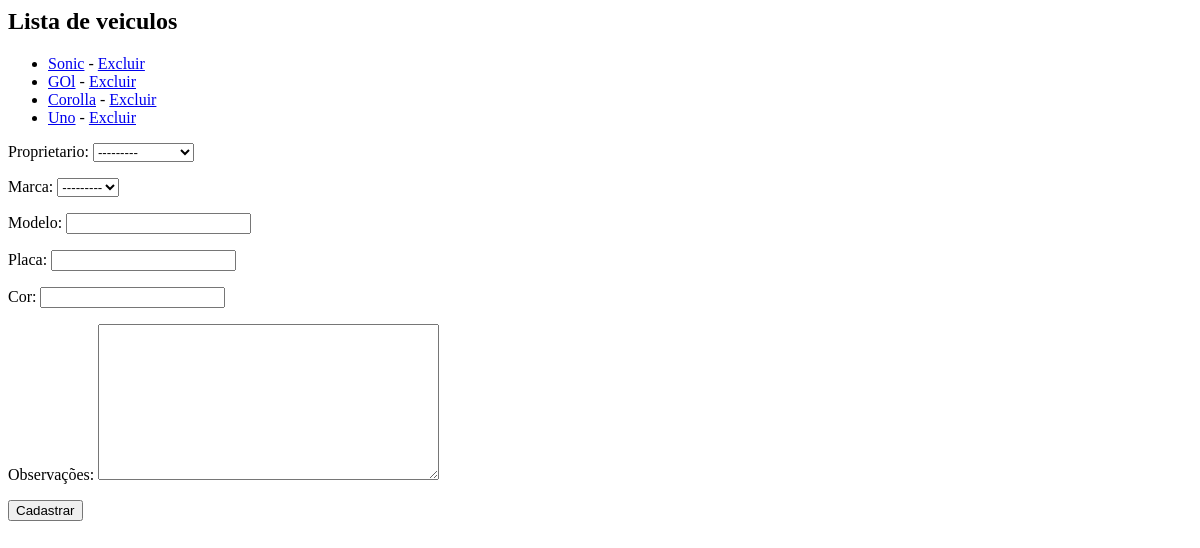
Page /core/veiculos/ on the earlier database version.
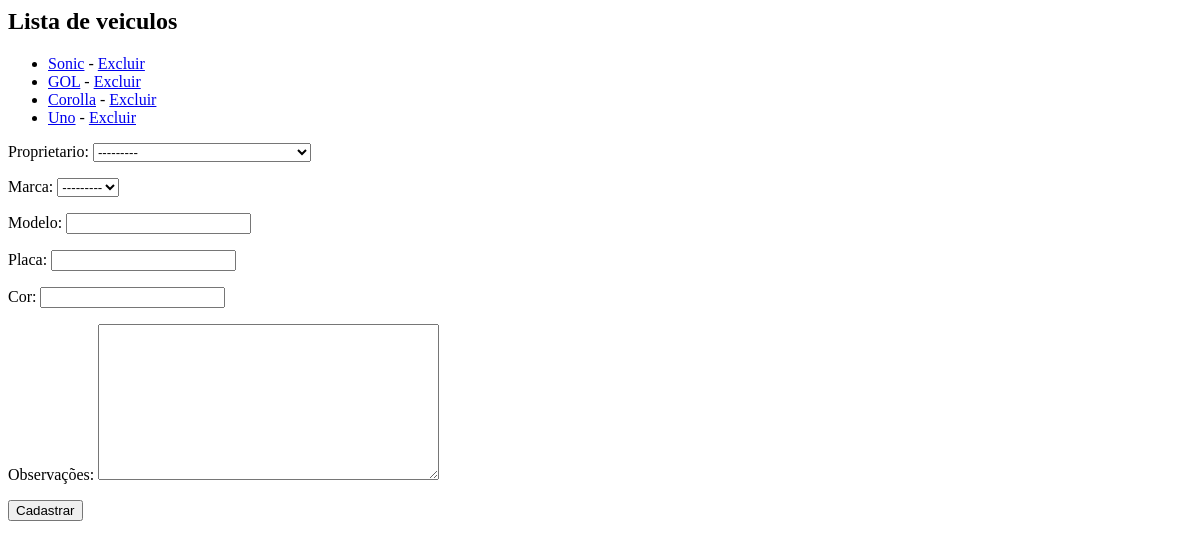
Same page on the later database version.
### core/models.py (models this page shows, shortened)
class Veiculo(models.Model):
    proprietario = models.ForeignKey(Pessoa, on_delete=models.CASCADE)
    marca = models.ForeignKey(Marca, on_delete=models.CASCADE)
    modelo = models.CharField(max_length=60)
    placa = models.CharField(max_length=8)
    cor = models.CharField(max_length=20)
    observacoes = models.TextField('Observações', null=True, blank=True)

### core/views.py (the view)
# urls.py: path('veiculos/', views.lista_veiculos, name='lista_veiculos'),
def lista_veiculos(request):
    veiculos = models.Veiculo.objects.all()
    form = forms.VeiculoForm()
    context = {'veiculos':veiculos, 'form':form}
    return render(request, 'core/listar_veiculos.html', context)

### core/forms.py
class VeiculoForm(forms.ModelForm):
    class Meta:
        fields = ('__all__')
        model = models.Veiculo

### core/models.py (called while the page is built)
    def __str__(self):
        return self.nome

    def __str__(self):
        return self.nome

### core/templates/core/listar_veiculos.html (shortened to what this page needs)
<h2>Lista de veiculos</h2>
<ul>
    {% for veiculo in veiculos %}
        <li><a href="{% url 'core:veiculo_update' veiculo.id %}">{{veiculo.modelo}}</a> - <a href="{% url 'core:veiculo_delete' veiculo.id %}">Excluir</a></li>
    {% endfor %}
</ul>
<form action="{% url 'core:veiculo_novo' %}" method="post">
    {{form.as_p}}
    <input type="submit" value="Cadastrar">
</form>

Differences in the rows shown:
changed Veiculo: modelo "GOl" → "GOL"
